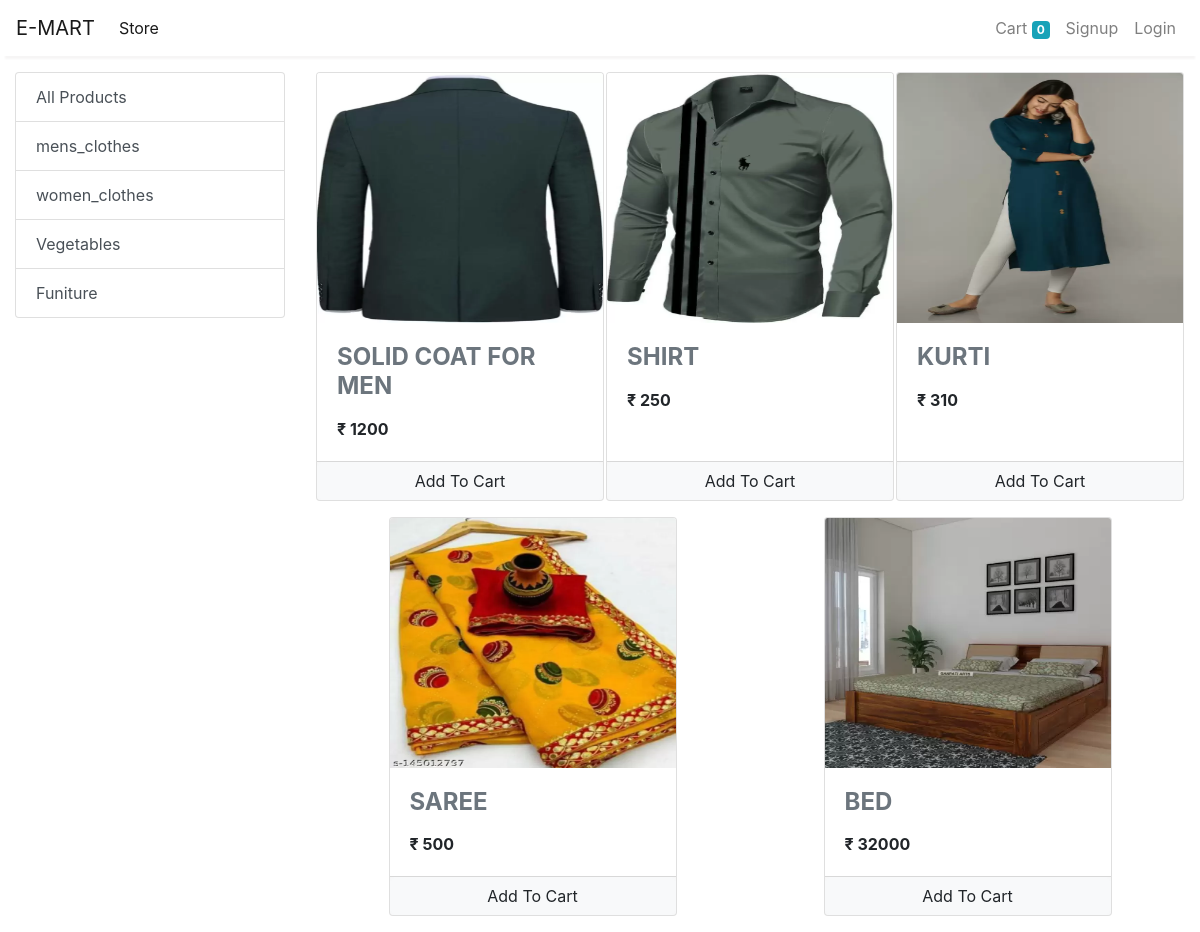
/store/, run on the app's committed database.
### store/models.py (models this page shows, shortened)
class Category(models.Model):
    name=models.CharField(max_length=20)
    @staticmethod
    def get_all_categories():
        return Category.objects.all()

class Product(models.Model):
    name=models.CharField(max_length=50)
    price =models.IntegerField(default=0)
    category=models.ForeignKey(Category,on_delete=models.CASCADE,default=1)
    description=models.CharField(max_length=280,default='')
    @staticmethod
    def get_all_products():
        return Product.objects.all()

class ProductImage(models.Model):
    image = models.ImageField(null=True, blank=True)  # ,upload_to="news/images"
    product= models.ForeignKey(Product, on_delete=models.CASCADE, null=True, blank=True,
                               related_name="product_image_model")
    def image_tag(self):
        return mark_safe('<img src="%s" width="150" height="150" />' % (self.image.url))
    image_tag.short_description = 'Image Preview'

### store/views.py (the view)
# urls.py: path('',include('store.urls')),
def store(request):
    cart = request.session.get('cart')
    if not cart:
        request.session['cart'] = {}
    products = None
    categories = Category.get_all_categories()
    categoryID = request.GET.get('category')
    if categoryID:
        products = Product.get_all_products_by_categoryid(categoryID)
    else:
        products = Product.get_all_products();
    data = {}
    data['products'] = products
    data['categories'] = categories
    print('you are : ', request.session.get('email'))
    return render(request, 'index.html', data)

### store/templatetags/cart.py (called while the page is built)
@register.filter(name='is_in_cart') #name fot templates
def is_in_cart(product ,cart):
    keys=cart.keys()
    for id in keys:
        if id==str(product.id):
            return True
    return False

### store/templatetags/custom_filter.py (called while the page is built)
@register.filter(name='currency') #name fot templates
def currency(number):
    return "₹ " + str(number)

### store/templates/index.html (shortened to what this page needs)
{% extends 'base.html' %}
{% block content %}
{% load cart %}
{% load custom_filter %}
<div class="container-fluid mt-3">
	<div class="row">
		<div class="col-lg-3 mx-auto">
			<div class="list-group">
				<a href="/" class="list-group-item list-group-item-action">All Products</a>
				{% for category in categories %}
				<a href="/?category={{category.id}}"
					class="list-group-item list-group-item-action">{{category.name}}</a>
				{% endfor %}
			</div>
		</div>
		<div id='products' class="col-lg-9 mx-auto">
			<div class="row mx-auto">
				{% for product in products %}
				<div class="card mx-auto mb-3" id={{product.id}} style="width: 18rem;">
					<a href="{% url 'product_details' product.id %}"><img class="card-img-top" src="{{product.product_image_model.first.image.url}}" alt="Card image cap"></a>
					<div class="card-body">
						<a class="card-title h4 d-block mb-3 text-secondary text-uppercase font-weight-bold" href="{% url 'product_details' product.id %}">{{product.name}}</a>
						<p class="card-text"><b>{{product.price|currency}}</b></p>
					</div>
					<div class="card-footer p-0 no-gutters">
						{% if product|is_in_cart:request.session.cart %}
						<div class="row no-gutters">
							<form action="/#{{product.id}}" class="col-2 " method="post">
								{% csrf_token %}
								<input hidden type="text" name='product' value='{{product.id}}'>
								<input hidden type="text" name='remove' value='True'>
								<input type="submit" value=" - " class="btn btn-block btn-light border-right">
							</form>
							<div class="text-center col">{{product|cart_quantity:request.session.cart}} in Cart</div>
							<form action="/#{{product.id}}" class="col-2 " method="post">
								{% csrf_token %}
								<input hidden type="text" name='product' value='{{product.id}}'>
								<input type="submit" value=" + " class="btn btn-block btn-light border-left">
							</form>
						</div>
						{% else %}
						<form action="/#{{product.id}}" method="POST" class="btn-block">
							<input type="submit" class="float-right btn btn-light  form-control"
								value="Add To Cart">
						</form>
						{% endif %}
					</div>
				</div>
				{% endfor %}
			</div>
		</div>
	</div>
</div>
{% endblock %}

### data on the page
Category: name "mens_clothes"
Category: name "women_clothes"
Category: name "Vegetables"
Category: name "Funiture"
Product: product_image_model.first.image (picture), name "SOLID COAT FOR MEN", price "₹ 1200"
Product: product_image_model.first.image (picture), name "SHIRT", price "₹ 250"
Product: product_image_model.first.image (picture), name "KURTI", price "₹ 310"
Product: product_image_model.first.image (picture), name "SAREE", price "₹ 500"
Product: product_image_model.first.image (picture), name "BED", price "₹ 32000"

### other printed values
{{ request.session.cart.keys|length }} "0"
